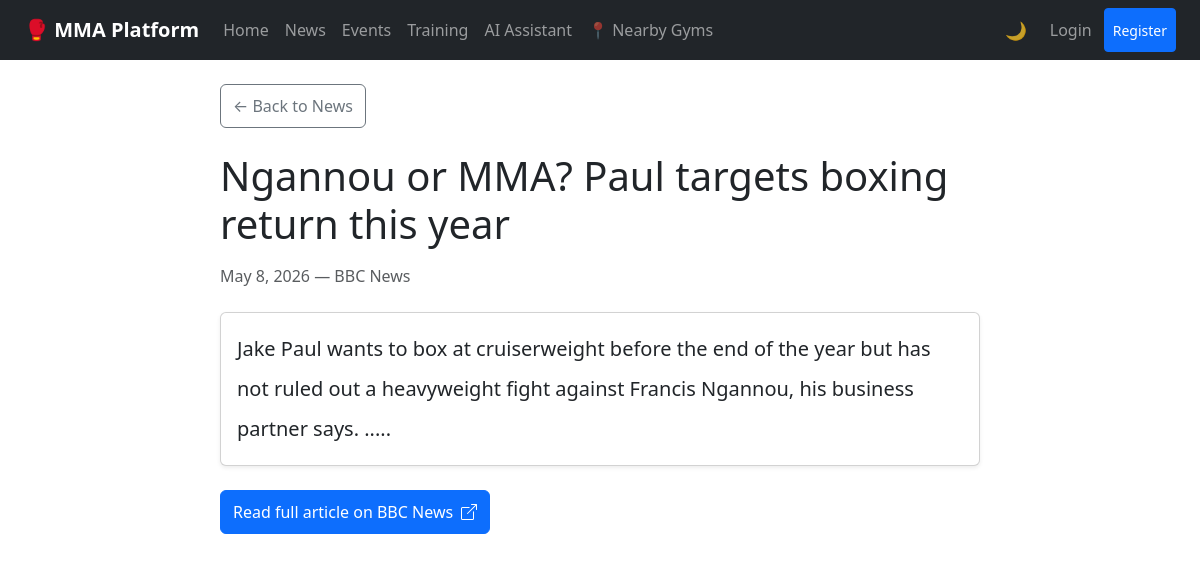
Screenshot of /news/10/ with the database file from the repository.
### apps/news/models.py (models this page shows, shortened)
class Article(models.Model):
    CATEGORY_CHOICES = [
        ("general", "General MMA"),
        ("fighter", "Fighter News"),
        ("preview", "Event Previews"),
        ("results", "Fight Results"),
    ]
    external_id = models.CharField(max_length=255, unique=True)
    title = models.CharField(max_length=500)
    summary = models.TextField()
    source_name = models.CharField(max_length=200)
    source_url = models.URLField()
    image_url = models.URLField(blank=True, default="")  # article thumbnail from API
    category = models.CharField(max_length=20, choices=CATEGORY_CHOICES)
    published_at = models.DateTimeField(db_index=True)
    fetched_at = models.DateTimeField(auto_now=True)
    is_hidden = models.BooleanField(default=False, db_index=True)
    class Meta:
        ordering = ["-published_at"]
        indexes = [models.Index(fields=["category", "-published_at"])]

### apps/news/views.py (the view)
# urls.py: path("<int:pk>/", NewsDetailView.as_view(), name="detail"),
class NewsDetailView(View):
    def get(self, request, pk):
        article = get_object_or_404(Article, pk=pk, is_hidden=False)
        return render(request, "news/detail.html", {"article": article})

### templates/news/detail.html (shortened to what this page needs)
{% extends "base.html" %}
{% block content %}
<div class="container py-4">
    <div class="row justify-content-center">
        <div class="col-12 col-lg-8">
            <a href="{% url 'news:list' %}"
               class="btn btn-outline-secondary mb-4 d-inline-flex align-items-center"
               style="min-height: 44px;">
                &larr; Back to News
            </a>
            <article>
                <h1 class="mb-3">{{ article.title }}</h1>
                <p class="text-muted mb-4">
                    <time datetime="{{ article.published_at|date:'c' }}">
                        {{ article.published_at|date:"N j, Y" }}
                    </time>
                    &mdash;
                    <span>{{ article.source_name }}</span>
                </p>
                <div class="card shadow-sm mb-4">
                    <div class="card-body">
                        <p class="card-text fs-5 lh-lg mb-0">{{ article.summary }}</p>
                    </div>
                </div>
                <a href="{{ article.source_url }}"
                   target="_blank"
                   rel="noopener noreferrer"
                   class="btn btn-primary d-inline-flex align-items-center"
                   style="min-height: 44px;">
                    Read full article on {{ article.source_name }}
                </a>
            </article>
        </div>
    </div>
</div>
{% endblock %}

### templates/base.html (style rules this page uses)
html { height: 100%; overflow-x: hidden; }
body { min-height: 100vh; height: 100%; display: flex; flex-direction: column; overflow-x: hidden; }
.container { width: 100% !important; max-width: 100% !important; padding-left: 1.5rem; padding-right: 1.5rem; }
* { box-sizing: border-box; }

### rows the page displays
Article: title "Ngannou or MMA? Paul targets boxing return this year", published_at "May 8, 2026", source_name "BBC News", summary "Jake Paul wants to box at cruiserweight before the end of the year but has not ruled out a heavyweight fight against Francis Ngannou, his business partner says. ....."
